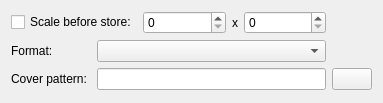
<?xml version="1.0" encoding="UTF-8"?>
<ui version="4.0">
 <class>ProfileDataCoverWidgetUI</class>
 <widget class="QWidget" name="ProfileDataCoverWidgetUI">
  <property name="geometry">
   <rect>
    <x>0</x>
    <y>0</y>
    <width>383</width>
    <height>103</height>
   </rect>
  </property>
  <property name="windowTitle">
   <string>Form</string>
  </property>
  <layout class="QGridLayout" name="gridLayout">
   <item row="0" column="0" colspan="2">
    <widget class="QCheckBox" name="checkBox_scale">
     <property name="sizePolicy">
      <sizepolicy hsizetype="MinimumExpanding" vsizetype="Fixed">
       <horstretch>0</horstretch>
       <verstretch>0</verstretch>
      </sizepolicy>
     </property>
     <property name="text">
      <string>Scale before store:</string>
     </property>
    </widget>
   </item>
   <item row="0" column="2">
    <widget class="KIntSpinBox" name="kintspinbox_x">
     <property name="sizePolicy">
      <sizepolicy hsizetype="MinimumExpanding" vsizetype="Fixed">
       <horstretch>0</horstretch>
       <verstretch>0</verstretch>
      </sizepolicy>
     </property>
     <property name="maximum">
      <number>10000</number>
     </property>
    </widget>
   </item>
   <item row="0" column="3">
    <widget class="QLabel" name="label_x">
     <property name="sizePolicy">
      <sizepolicy hsizetype="Minimum" vsizetype="Preferred">
       <horstretch>0</horstretch>
       <verstretch>0</verstretch>
      </sizepolicy>
     </property>
     <property name="text">
      <string>x</string>
     </property>
    </widget>
   </item>
   <item row="0" column="4">
    <widget class="KIntSpinBox" name="kintspinbox_y">
     <property name="sizePolicy">
      <sizepolicy hsizetype="MinimumExpanding" vsizetype="Fixed">
       <horstretch>0</horstretch>
       <verstretch>0</verstretch>
      </sizepolicy>
     </property>
     <property name="maximum">
      <number>10000</number>
     </property>
    </widget>
   </item>
   <item row="1" column="0">
    <widget class="QLabel" name="label_format">
     <property name="minimumSize">
      <size>
       <width>80</width>
       <height>0</height>
      </size>
     </property>
     <property name="text">
      <string>Format:</string>
     </property>
    </widget>
   </item>
   <item row="1" column="1" colspan="4">
    <widget class="KComboBox" name="kcombobox_format"/>
   </item>
   <item row="2" column="0">
    <widget class="QLabel" name="label_pattern">
     <property name="minimumSize">
      <size>
       <width>80</width>
       <height>0</height>
      </size>
     </property>
     <property name="text">
      <string>Cover pattern:</string>
     </property>
    </widget>
   </item>
   <item row="2" column="1" colspan="4">
    <widget class="KLineEdit" name="klineedit_pattern"/>
   </item>
   <item row="2" column="5">
    <widget class="KPushButton" name="kpushbutton_pattern"/>
   </item>
   <item row="3" column="2">
    <spacer name="verticalSpacer">
     <property name="orientation">
      <enum>Qt::Vertical</enum>
     </property>
     <property name="sizeHint" stdset="0">
      <size>
       <width>20</width>
       <height>5</height>
      </size>
     </property>
    </spacer>
   </item>
  </layout>
 </widget>
 <customwidgets>
  <customwidget>
   <class>KComboBox</class>
   <extends>QComboBox</extends>
   <header>kcombobox.h</header>
  </customwidget>
  <customwidget>
   <class>KIntSpinBox</class>
   <extends>QSpinBox</extends>
   <header>knuminput.h</header>
  </customwidget>
  <customwidget>
   <class>KLineEdit</class>
   <extends>QLineEdit</extends>
   <header>klineedit.h</header>
  </customwidget>
  <customwidget>
   <class>KPushButton</class>
   <extends>QPushButton</extends>
   <header>kpushbutton.h</header>
  </customwidget>
 </customwidgets>
 <resources/>
 <connections/>
</ui>
